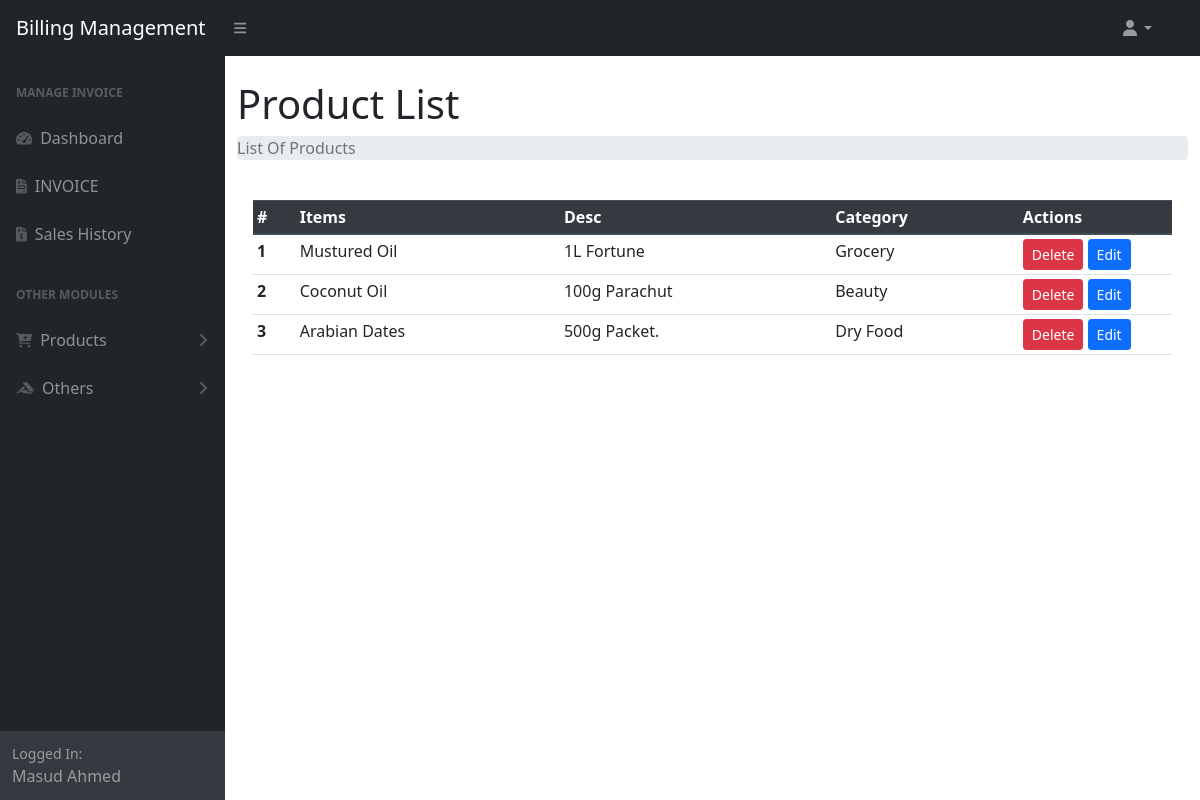
Page /list_products.php (signed in) on the committed database.
### tables this page shows
CREATE TABLE `user` (
  `id` int(11) NOT NULL,
  `name` varchar(50) NOT NULL,
  `mobile` varchar(10) NOT NULL,
  `email` varchar(100) DEFAULT NULL
);

CREATE TABLE `products` (
  `pid` int(11) NOT NULL,
  `pname` varchar(50) NOT NULL,
  `pcat` int(11) NOT NULL,
  `barcode` int(11) DEFAULT NULL,
  `description` text NOT NULL
);

CREATE TABLE `category` (
  `cid` int(11) NOT NULL,
  `ctitle` varchar(50) NOT NULL
);

### list_products.php (the view, shortened to what this page needs)
<?php require_once 'menu/header.php' ?>
<div class="container-fluid">
    <h1 class="mt-4">Product List</h1>
    <ol class="breadcrumb mb-4">
        <li class="breadcrumb-item active">List Of Products</li>
    </ol>
    <div class="card-body">
        <table id="datatablesSimple" class="table table-sm">
            <thead class="thead-dark">
                <tr>
                    <th scope="col">#</th>
                    <th scope="col">Items</th>
                    <th scope="col">Desc</th>
                    <th scope="col">Category</th>
                    <th class="col-2">Actions</th>
                </tr>
            </thead>
            <tbody>
                <?php
                $sql = "SELECT * FROM `products` JOIN `category` ON `products`.`pcat`=`category`.`cid`";
                $res = mysqli_query($conn, $sql);
                if ($res) {
                    if (mysqli_num_rows($res) > 0) {
                        $sl = 0;
                        while ($data = mysqli_fetch_assoc($res)) {
                            ++$sl;
                            $pid = $data['pid'];
                            $pname = $data['pname'];
                            $desc = $data['description'];
                            $pcat = $data['ctitle'];
                ?>
                            <tr>
                                <th scope="row"><?= $sl ?></th>
                                <td><?= $pname ?></td>
                                <td><?= $desc ?></td>
                                <td><?= $pcat ?></td>
                                <td>
                                    <a href="#del_<?= $pid ?>" class="btn btn-danger btn-sm" data-toggle="modal">Delete</a>
                                    <a href="update_product.php?pid=<?= $pid ?>" class="btn btn-sm btn-primary">Edit</a>
                                </td>
                            </tr>
                <?php
                        }
                    } else {
                        $_SESSION['msg'] = "No Data Available";
                    }
                } else {
                    $_SESSION['msg'] = mysqli_error($conn);
                }
                ?>
            </tbody>
        </table>
    </div>
</div>
<br>
<?php require_once 'menu/footer.php' ?>

### menu/header.php (shortened to what this page needs)
<?php
require_once "lib/db.php";
?>
<!DOCTYPE html>
<html lang="en">
<head>
    <link rel="stylesheet" href="assets/css/bootstrap.min.css">
    <link href="assets/css/styles.css" rel="stylesheet" />
</head>
<body class="sb-nav-fixed">
    <nav class="sb-topnav navbar navbar-expand navbar-dark bg-dark">
        <a class="navbar-brand ps-3" href="index.php">Billing Management</a>
        <button class="btn btn-link btn-sm order-1 order-lg-0 me-4 me-lg-0" id="sidebarToggle" href="#!"><i class="fas fa-bars"></i></button>
        <ul class="navbar-nav ms-auto ms-md-0 me-3 me-lg-4">
            <li class="nav-item dropdown">
                <a class="nav-link dropdown-toggle" id="navbarDropdown" href="#" role="button" data-bs-toggle="dropdown" aria-expanded="false"><i class="fas fa-user fa-fw"></i></a>
            </li>
        </ul>
    </nav>
    <div id="layoutSidenav">
        <div id="layoutSidenav_nav">
            <nav class="sb-sidenav accordion sb-sidenav-dark" id="sidenavAccordion">
                <div class="sb-sidenav-menu">
                    <div class="nav">
                        <div class="sb-sidenav-menu-heading">Manage Invoice</div>
                        <a class="nav-link" href="index.php">
                            <div class="sb-nav-link-icon"><i class="fas fa-tachometer-alt"></i></div>
                            Dashboard
                        </a>
                        <a class="nav-link" href="generate_bills.php">
                            <div class="sb-nav-link-icon"><i class="fas fa-file-invoice"></i></div>
                            INVOICE
                        </a>
                        <a class="nav-link" href="sales_history.php">
                            <div class="sb-nav-link-icon"><i class="fas fa-file-invoice-dollar"></i></i></div>
                            Sales History
                        </a>
                        <div class="sb-sidenav-menu-heading">Other Modules</div>
                        <a class="nav-link collapsed" href="#" data-bs-toggle="collapse" data-bs-target="#collapseLayouts" aria-expanded="false" aria-controls="collapseLayouts">
                            <div class="sb-nav-link-icon"><i class="fas fa-cart-plus"></i></div>
                            Products
                            <div class="sb-sidenav-collapse-arrow"><i class="fas fa-angle-down"></i></div>
                        </a>
                        <a class="nav-link collapsed" href="#" data-bs-toggle="collapse" data-bs-target="#collapsePages" aria-expanded="false" aria-controls="collapsePages">
                            <div class="sb-nav-link-icon"><i class="fab fa-accusoft"></i></div>
                            Others
                            <div class="sb-sidenav-collapse-arrow"><i class="fas fa-angle-down"></i></div>
                        </a>
                    </div>
                </div>
                <div class="sb-sidenav-footer">
                    <div class="small">Logged In:</div>
                    <?php
                    if (isset($_SESSION['user'])) {
                        $id = $_SESSION['user']['user_id'];
                        $data = mysqli_fetch_assoc(mysqli_query($conn, "SELECT * FROM `user` WHERE `id`='$id'"));
                        echo $data['name'];
                    }
                    ?>
                </div>
            </nav>
        </div>
        <div id="layoutSidenav_content">
            <main>

### rows in the picture
user: name "Masud Ahmed"
products: pname "Mustured Oil", description "1L Fortune", pcat.ctitle "Grocery"
products: pname "Coconut Oil", description "100g Parachut", pcat.ctitle "Beauty"
products: pname "Arabian Dates", description "500g Packet.", pcat.ctitle "Dry Food"
